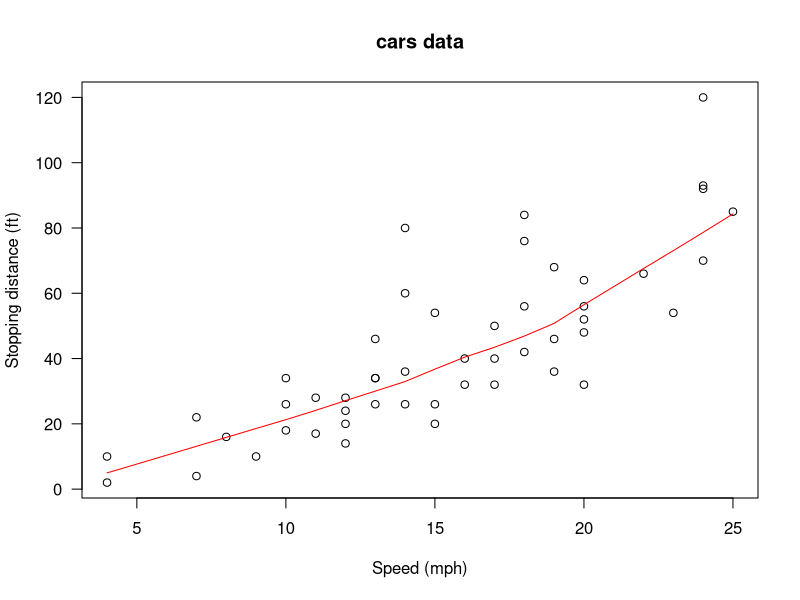
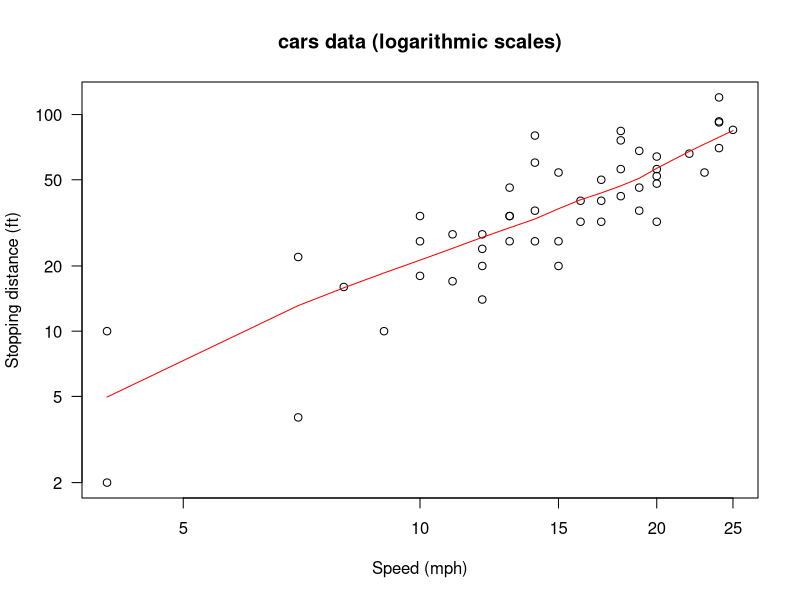
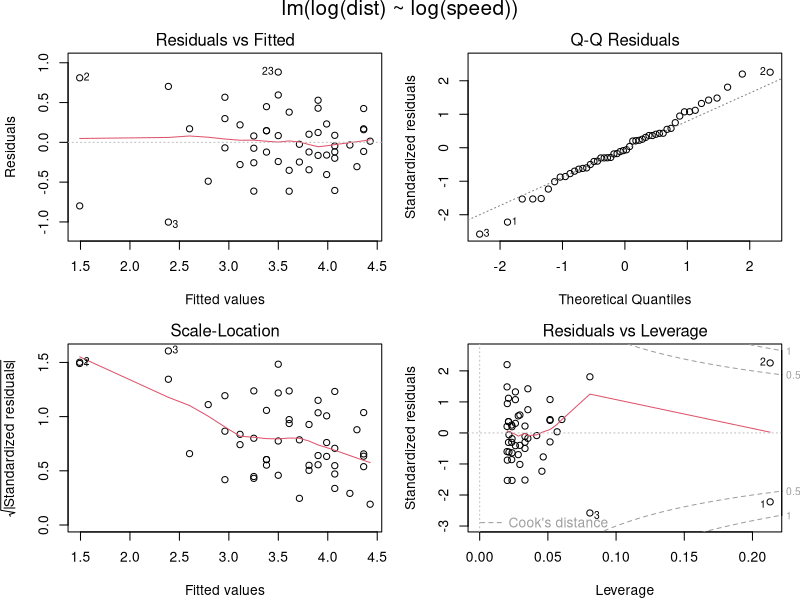
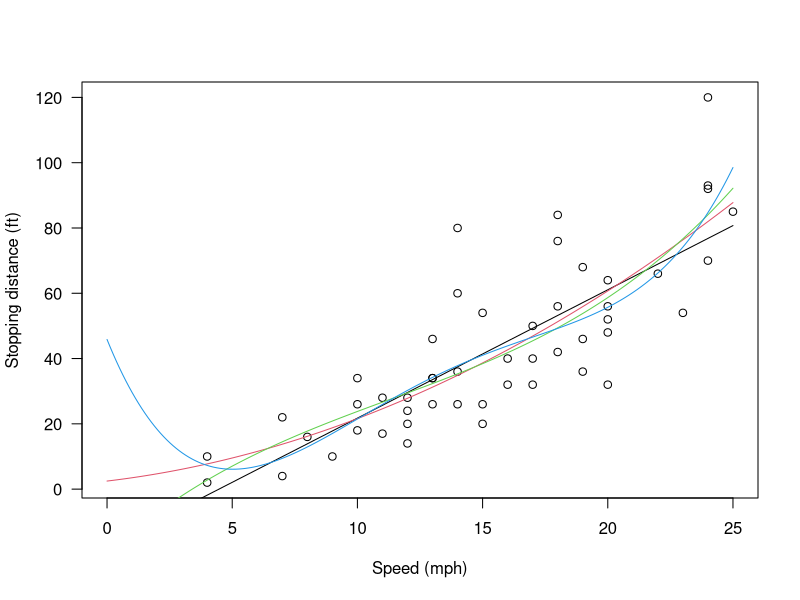

These charts were generated, in order, by the following R code:
cars
require(stats); require(graphics)
plot(cars, xlab = "Speed (mph)", ylab = "Stopping distance (ft)",
     las = 1)
lines(lowess(cars$speed, cars$dist, f = 2/3, iter = 3), col = "red")
title(main = "cars data")
plot(cars, xlab = "Speed (mph)", ylab = "Stopping distance (ft)",
     las = 1, log = "xy")
title(main = "cars data (logarithmic scales)")
lines(lowess(cars$speed, cars$dist, f = 2/3, iter = 3), col = "red")
summary(fm1 <- lm(log(dist) ~ log(speed), data = cars))
opar <- par(mfrow = c(2, 2), oma = c(0, 0, 1.1, 0),
            mar = c(4.1, 4.1, 2.1, 1.1))
plot(fm1)
par(opar)

## An example of polynomial regression
plot(cars, xlab = "Speed (mph)", ylab = "Stopping distance (ft)",
    las = 1, xlim = c(0, 25))
d <- seq(0, 25, length.out = 200)
for(degree in 1:4) {
  fm <- lm(dist ~ poly(speed, degree), data = cars)
  assign(paste("cars", degree, sep = "."), fm)
  lines(d, predict(fm, data.frame(speed = d)), col = degree)
}
anova(cars.1, cars.2, cars.3, cars.4)
